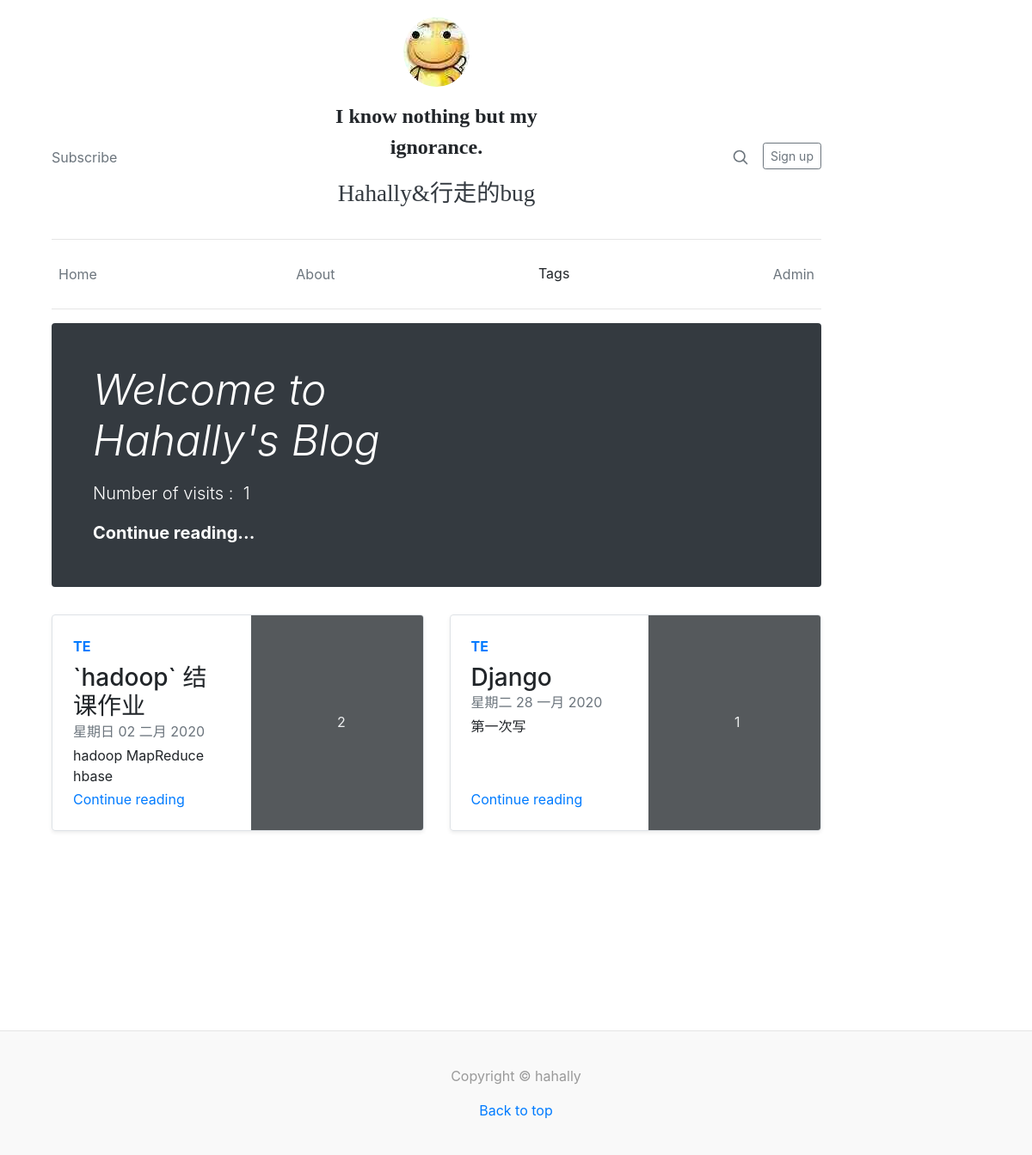
Screenshot of /blog/ with the database file from the repository.
### blog/models.py (models this page shows, shortened)
class Post(models.Model):
    auth = models.ForeignKey('Auth', on_delete=models.CASCADE)
    title = models.CharField(verbose_name="标题",max_length=50)   # CharField 的 max_length 属性是必须的
    desc = models.CharField(verbose_name="简述",max_length=200,null=True,blank=True)
    pub_date = models.DateTimeField(verbose_name="发布日期")
    up_date = models.DateTimeField(verbose_name="更新日期",null=True,blank=True)
    content = MDTextField(verbose_name="内容")     # 集成文本编辑器
    tags = (("ME","杂记"),("TE","杂技"))
    tag = models.CharField(verbose_name="标签",choices=tags,max_length=10)
    visits = models.PositiveIntegerField(verbose_name="访问量",default=0)  # 访问量存储字段，初始值 0
    def get_absolute_url(self):
        return reverse('blog:post_detail', args=[str(self.id)])
    class Meta:
        ordering = ["-pub_date"]

### blog/views.py (the view)
# urls.py: path('',views.index,name='index'),     # 入口路由
def index(request):
    posts = Post.objects.all()
    paginator = Paginator(posts, 4)
    page = request.GET.get('page')
    contacts = paginator.get_page(page)
    context={
        'posts':posts,
        'visits':visit(request),
        'contacts':contacts,
    }
    return render(request, 'blog/index.html', context=context)

### blog/views.py (called while the page is built)
def visit(request):
    visits = request.session.get('visits', 1)
    request.session['visits'] = visits + 1
    return visits

### templates/blog/index.html (shortened to what this page needs)
{% extends "blog/base.html" %}
{% load static %}
{% block content %}
<div class="jumbotron p-4 p-md-5 text-white rounded bg-dark">
    <div class="col-md-6 px-0">
        <h4 class="display-4 font-italic" style="font-size: 3.1em">Welcome to Hahally's Blog</h4>
        <p class="lead my-3">Number of visits : &nbsp;<span>{{ visits }}</span></p>
        <p class="lead mb-0"><a href="#" id="img-a" onclick="showimg()" class="text-white font-weight-bold">Continue reading...</a></p>
    </div>
</div>
<div class="row mb-2">
    {% for post in contacts %}
    <div class="col-md-6">
      <div class="row no-gutters border rounded overflow-hidden flex-md-row mb-4 shadow-sm h-md-250 position-relative">
        <div class="col p-4 d-flex flex-column position-static">
          <strong class="d-inline-block mb-2 text-primary">{{ post.tag }}</strong>
          <h3 class="mb-0">{{ post.title }}</h3>
          <div class="mb-1 text-muted">{{ post.pub_date|date:'l d M Y'}}</div>
          <p class="card-text mb-auto">{{ post.desc}}</p>
          <a href="{{ post.get_absolute_url }}" class="stretched-link">Continue reading</a>
        </div>
        <div class="col-auto d-none d-lg-block">
          <svg class="bd-placeholder-img" width="200" height="250" xmlns="http://www.w3.org/2000/svg" preserveAspectRatio="xMidYMid slice" focusable="false" role="img" aria-label="Placeholder: Thumbnail">
              <title>Placeholder</title>
              <rect width="100%" height="100%" fill="#55595c"></rect>
              <text x="50%" y="50%" fill="#eceeef" dy=".3em">
              {{ post.id }}
              </text>
          </svg>
        </div>
      </div>
    </div>
    {% endfor %}
  </div>
{% endblock %}

### templates/blog/base.html (shortened to what this page needs)
{% load staticfiles %}
<!DOCTYPE html>
<html lang="en">
<head>
  <link rel="stylesheet" href="https://cdn.staticfile.org/twitter-bootstrap/4.3.1/css/bootstrap.min.css">
  <link rel="stylesheet" href="{% static 'blog/css/styles.css' %}">
  <link rel="stylesheet" href="{% static 'blog/css/highlightcode.css' %}">
</head>
<body>
  <div class="container">
          <div class="col-sm-10 " >
              <div class="Hportrait" style="margin-top: 20px" align="center">
                    <a href="{% url 'blog:about' %}">
                        <img src="{% static 'blog/images/6.jpg' %} " class="rounded-circle" >
                    </a>
              </div>
              <div>
                 <header class="blog-header py-3">
                     <div class="row flex-nowrap justify-content-between align-items-center">
                        <div class="col-4 pt-1">
                            <a class="text-muted" href="#">Subscribe</a>
                        </div>
                        <div class="col-4 text-center">
                            <p style="font-family: 华文隶书;font-size: 1.5em"><strong>I know nothing but my ignorance.</strong></p>
                            <a class="blog-header-logo text-dark" href="{% url 'blog:about' %}" style="font-family: 'Dancing Script', cursive; font-size: 1.7em;">Hahally&行走的bug</a>
                        </div>
                        <div class="col-4 d-flex justify-content-end align-items-center">
                            <a class="text-muted" href="#" aria-label="Search">
                            </a>
                            <a class="btn btn-sm btn-outline-secondary" href="#">Sign up</a>
                        </div>
                    </div>
                </header>
              </div>
              <hr>
            <div class="nav-scroller py-1 mb-2">
              <nav class="nav d-flex justify-content-between">
                <a class="p-2 text-muted" href="{% url 'blog:index' %}">Home</a>
                <a class="p-2 text-muted" href="{% url 'blog:about' %}">About</a>
                <div class="dropdown">
			        <a class="btn" href="#" role="button" id="dropdownMenuLink" data-toggle="dropdown" aria-haspopup="true" aria-expanded="false">
				    Tags
			        </a>
			    </div>
                <a class="p-2 text-muted" href="http://127.0.0.1:8000/admin">Admin</a>
              </nav>
            </div>
          <hr>
              {% block content %}
              {% endblock %}
          </div>
  </div>
  <div class="foot" style="margin-bottom: 0;">
      <footer class="blog-footer">
          <p>Copyright &copy; hahally</p>
          <p>
              <a href="#">Back to top</a>
          </p>
      </footer>
  </div>
</body>
</html>

### static/blog/css/styles.css (style rules this page uses)
.blog-footer { display: block; padding: 2.5rem 0; color: #999; text-align: center; background-color: #f9f9f9; border-top: .05rem solid #e5e5e5; }
.blog-footer p:last-child { margin-bottom: 0; }
.foot { margin-top: 200px; }

### rows the page displays
Post: tag "TE", title "`hadoop` 结课作业", pub_date "星期日 02 二月 2020", desc "hadoop MapReduce hbase", id "2"
Post: tag "TE", title "Django", pub_date "星期二 28 一月 2020", desc "第一次写", id "1"

### other values shown
{{ visits }} "1"
